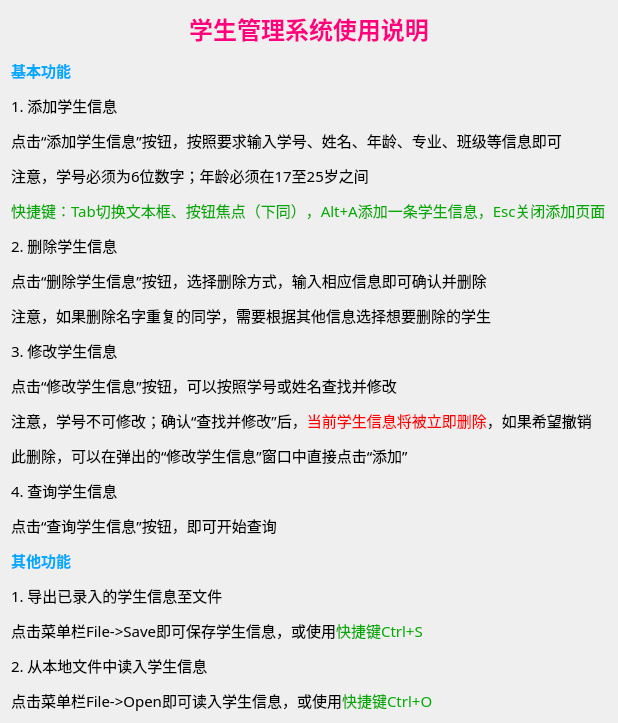
<?xml version="1.0" encoding="UTF-8"?>
<ui version="4.0">
 <class>Form_Help</class>
 <widget class="QWidget" name="Form_Help">
  <property name="geometry">
   <rect>
    <x>0</x>
    <y>0</y>
    <width>618</width>
    <height>596</height>
   </rect>
  </property>
  <property name="sizePolicy">
   <sizepolicy hsizetype="MinimumExpanding" vsizetype="MinimumExpanding">
    <horstretch>0</horstretch>
    <verstretch>0</verstretch>
   </sizepolicy>
  </property>
  <property name="font">
   <font>
    <family>宋体</family>
    <pointsize>12</pointsize>
   </font>
  </property>
  <property name="windowTitle">
   <string>使用说明</string>
  </property>
  <layout class="QVBoxLayout" name="verticalLayout">
   <item>
    <widget class="QLabel" name="label_Help">
     <property name="sizePolicy">
      <sizepolicy hsizetype="Preferred" vsizetype="Preferred">
       <horstretch>0</horstretch>
       <verstretch>0</verstretch>
      </sizepolicy>
     </property>
     <property name="font">
      <font>
       <family>宋体</family>
       <pointsize>14</pointsize>
      </font>
     </property>
     <property name="text">
      <string>&lt;html&gt;&lt;head/&gt;&lt;body&gt;&lt;p align=&quot;center&quot;&gt;&lt;span style=&quot; font-size:18pt; font-weight:600; color:#ff007f;&quot;&gt;学生管理系统使用说明&lt;/span&gt;&lt;/p&gt;&lt;p&gt;&lt;span style=&quot; font-size:11pt; font-weight:600; color:#00aaff;&quot;&gt;基本功能&lt;/span&gt;&lt;/p&gt;&lt;p&gt;&lt;span style=&quot; font-size:11pt;&quot;&gt;1. 添加学生信息&lt;/span&gt;&lt;/p&gt;&lt;p&gt;&lt;span style=&quot; font-size:11pt;&quot;&gt;点击“添加学生信息”按钮，按照要求输入学号、姓名、年龄、专业、班级等信息即可&lt;/span&gt;&lt;/p&gt;&lt;p&gt;&lt;span style=&quot; font-size:11pt;&quot;&gt;注意，学号必须为6位数字；年龄必须在17至25岁之间&lt;/span&gt;&lt;/p&gt;&lt;p&gt;&lt;span style=&quot; font-size:11pt; color:#00aa00;&quot;&gt;快捷键：Tab切换文本框、按钮焦点（下同），Alt+A添加一条学生信息，Esc关闭添加页面&lt;/span&gt;&lt;/p&gt;&lt;p&gt;&lt;span style=&quot; font-size:11pt;&quot;&gt;2. 删除学生信息&lt;/span&gt;&lt;/p&gt;&lt;p&gt;&lt;span style=&quot; font-size:11pt;&quot;&gt;点击“删除学生信息”按钮，选择删除方式，输入相应信息即可确认并删除&lt;/span&gt;&lt;/p&gt;&lt;p&gt;&lt;span style=&quot; font-size:11pt;&quot;&gt;注意，如果删除名字重复的同学，需要根据其他信息选择想要删除的学生&lt;/span&gt;&lt;/p&gt;&lt;p&gt;&lt;span style=&quot; font-size:11pt;&quot;&gt;3. 修改学生信息&lt;/span&gt;&lt;/p&gt;&lt;p&gt;&lt;span style=&quot; font-size:11pt;&quot;&gt;点击“修改学生信息”按钮，可以按照学号或姓名查找并修改&lt;/span&gt;&lt;/p&gt;&lt;p&gt;&lt;span style=&quot; font-size:11pt;&quot;&gt;注意，学号不可修改；确认“查找并修改”后，&lt;/span&gt;&lt;span style=&quot; font-size:11pt; color:#ff0000;&quot;&gt;当前学生信息将被立即删除&lt;/span&gt;&lt;span style=&quot; font-size:11pt;&quot;&gt;，如果希望撤销&lt;/span&gt;&lt;/p&gt;&lt;p&gt;&lt;span style=&quot; font-size:11pt;&quot;&gt;此删除，可以在弹出的“修改学生信息”窗口中直接点击“添加”&lt;/span&gt;&lt;/p&gt;&lt;p&gt;&lt;span style=&quot; font-size:11pt;&quot;&gt;4. 查询学生信息&lt;/span&gt;&lt;/p&gt;&lt;p&gt;&lt;span style=&quot; font-size:11pt;&quot;&gt;点击“查询学生信息”按钮，即可开始查询&lt;/span&gt;&lt;/p&gt;&lt;p&gt;&lt;span style=&quot; font-size:11pt; font-weight:600; color:#00aaff;&quot;&gt;其他功能&lt;/span&gt;&lt;/p&gt;&lt;p&gt;&lt;span style=&quot; font-size:11pt;&quot;&gt;1. 导出已录入的学生信息至文件&lt;/span&gt;&lt;/p&gt;&lt;p&gt;&lt;span style=&quot; font-size:11pt;&quot;&gt;点击菜单栏File-&amp;gt;Save即可保存学生信息，或使用&lt;/span&gt;&lt;span style=&quot; font-size:11pt; color:#00aa00;&quot;&gt;快捷键Ctrl+S&lt;/span&gt;&lt;/p&gt;&lt;p&gt;&lt;span style=&quot; font-size:11pt;&quot;&gt;2. 从本地文件中读入学生信息&lt;/span&gt;&lt;/p&gt;&lt;p&gt;&lt;span style=&quot; font-size:11pt;&quot;&gt;点击菜单栏File-&amp;gt;Open即可读入学生信息，或使用&lt;/span&gt;&lt;span style=&quot; font-size:11pt; color:#00aa00;&quot;&gt;快捷键Ctrl+O&lt;/span&gt;&lt;/p&gt;&lt;/body&gt;&lt;/html&gt;</string>
     </property>
     <property name="alignment">
      <set>Qt::AlignLeading|Qt::AlignLeft|Qt::AlignTop</set>
     </property>
    </widget>
   </item>
  </layout>
 </widget>
 <resources/>
 <connections/>
</ui>
